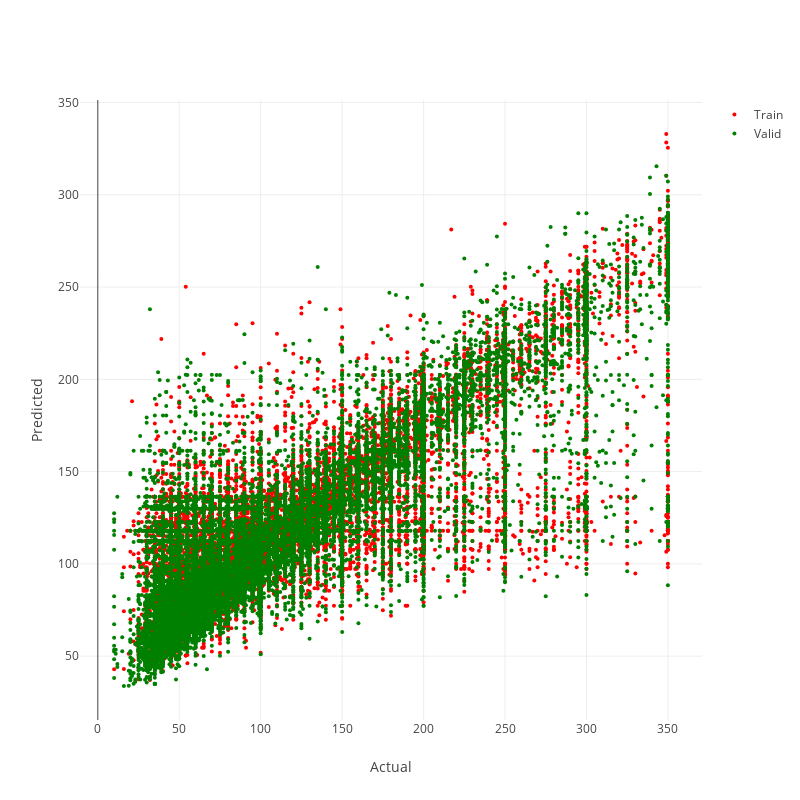

Write notebook code for a chart like this one.
### Code cell
tmp = reg_scatter_plot(
    y_train = y_train, y_train_p = y_train_p,
    y_valid = y_valid, y_valid_p = y_valid_p,
    y_test = y_test, y_test_p = y_test_p
)
print(type(tmp))

### Figure 1 — Plotly figure (JSON) as saved in the notebook; plotly's stock layout.template omitted (floating-point values rounded to 4 significant figures; data arrays with more than 128 entries replaced by an {"elided": "..."} marker saying what was removed)
{"data": [{"marker": {"color": "Red", "size": 4}, "mode": "markers", "name": "Train", "type": "scatter", "x": {"elided": "20000 int values"}, "y": {"elided": "20000 float values"}}, {"marker": {"color": "Green", "size": 4}, "mode": "markers", "name": "Valid", "type": "scatter", "x": {"elided": "20000 int values"}, "y": {"elided": "20000 float values"}}], "layout": {"autosize": false, "height": 800, "width": 800, "xaxis": {"title": {"text": "Actual"}}, "yaxis": {"title": {"text": "Predicted"}}}}
